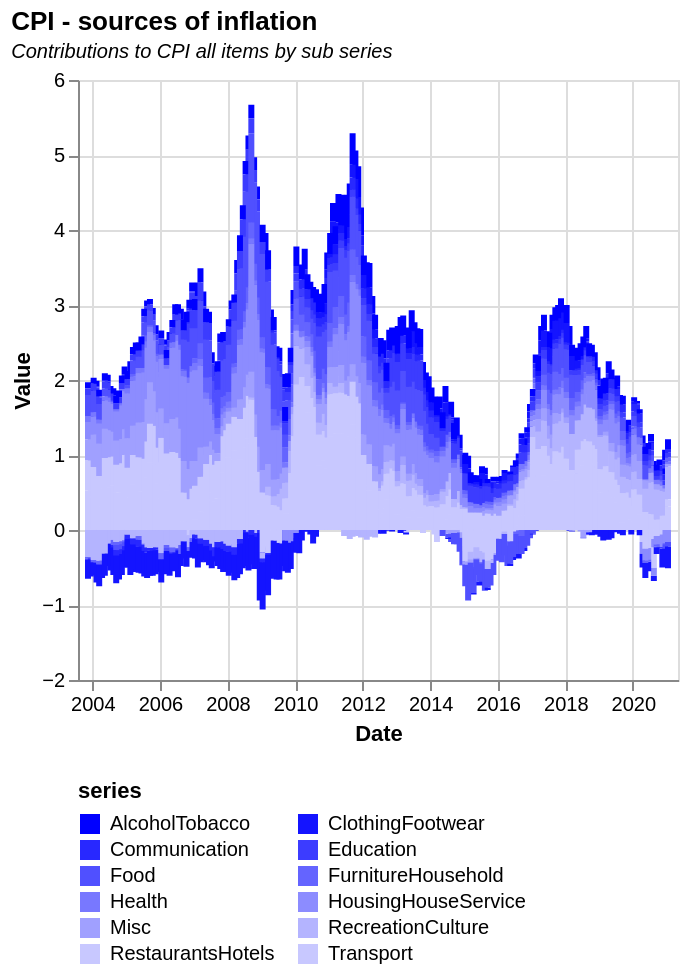

This figure's Vega-Lite source:
### Vega-Lite specification from a JSON file in a GitHub repository (floating-point values rounded to 4 significant figures; data arrays with more than 128 entries replaced by an {"elided": "..."} marker saying what was removed)
{"$schema": "https://vega.github.io/schema/vega-lite/v5.json", "title": {"text": "CPI - sources of inflation", "subtitle": "Contributions to CPI all items by sub series", "subtitleFontStyle": "italic", "subtitleFontSize": 10, "anchor": "start", "color": "black"}, "description": "CPI contribution", "data": {"values": {"elided": "2484 records"}, "format": {"parse": {"Date": "date"}}}, "height": 300, "width": 300, "mark": {"type": "bar", "width": 3}, "encoding": {"x": {"field": "Date", "type": "temporal"}, "y": {"field": "Value", "type": "quantitative"}, "color": {"field": "series", "type": "nominal", "legend": {"orient": "bottom", "columns": 2}, "scale": {"range": ["rgb(0, 0, 255)", "rgb(20, 20, 255)", "rgb(40, 40, 255)", "rgb(60, 60, 255)", "rgb(80, 80, 255)", "rgb(100, 100, 255)", "rgb(120, 120, 255)", "rgb(140, 140, 255)", "rgb(160, 160, 255)", "rgb(180, 180, 255)", "rgb(200, 200, 255)", "rgb(200, 200, 255)"]}}}}
